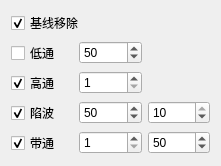
<?xml version="1.0" encoding="UTF-8"?>
<ui version="4.0">
 <class>formtest</class>
 <widget class="QWidget" name="formtest">
  <property name="geometry">
   <rect>
    <x>0</x>
    <y>0</y>
    <width>221</width>
    <height>154</height>
   </rect>
  </property>
  <property name="windowTitle">
   <string>Form</string>
  </property>
  <layout class="QGridLayout" name="gridLayout">
   <property name="sizeConstraint">
    <enum>QLayout::SetDefaultConstraint</enum>
   </property>
   <item row="4" column="2">
    <widget class="QSpinBox" name="sb_band_stop">
     <property name="sizePolicy">
      <sizepolicy hsizetype="Expanding" vsizetype="Fixed">
       <horstretch>2</horstretch>
       <verstretch>0</verstretch>
      </sizepolicy>
     </property>
     <property name="whatsThis">
      <string>bandpass</string>
     </property>
     <property name="minimum">
      <number>1</number>
     </property>
     <property name="maximum">
      <number>100</number>
     </property>
     <property name="value">
      <number>50</number>
     </property>
    </widget>
   </item>
   <item row="4" column="0">
    <widget class="QCheckBox" name="ck_band">
     <property name="sizePolicy">
      <sizepolicy hsizetype="Expanding" vsizetype="Fixed">
       <horstretch>1</horstretch>
       <verstretch>0</verstretch>
      </sizepolicy>
     </property>
     <property name="whatsThis">
      <string>isbandpass</string>
     </property>
     <property name="text">
      <string>带通</string>
     </property>
     <property name="checked">
      <bool>true</bool>
     </property>
    </widget>
   </item>
   <item row="1" column="0">
    <widget class="QCheckBox" name="ck_low">
     <property name="sizePolicy">
      <sizepolicy hsizetype="Expanding" vsizetype="Fixed">
       <horstretch>1</horstretch>
       <verstretch>0</verstretch>
      </sizepolicy>
     </property>
     <property name="whatsThis">
      <string>islowpass</string>
     </property>
     <property name="text">
      <string>低通</string>
     </property>
    </widget>
   </item>
   <item row="3" column="0">
    <widget class="QCheckBox" name="ck_notch">
     <property name="sizePolicy">
      <sizepolicy hsizetype="Expanding" vsizetype="Fixed">
       <horstretch>1</horstretch>
       <verstretch>0</verstretch>
      </sizepolicy>
     </property>
     <property name="whatsThis">
      <string>isbandstop</string>
     </property>
     <property name="text">
      <string>陷波</string>
     </property>
     <property name="checked">
      <bool>true</bool>
     </property>
    </widget>
   </item>
   <item row="3" column="2">
    <widget class="QSpinBox" name="sb_notch_param">
     <property name="sizePolicy">
      <sizepolicy hsizetype="Expanding" vsizetype="Fixed">
       <horstretch>2</horstretch>
       <verstretch>0</verstretch>
      </sizepolicy>
     </property>
     <property name="whatsThis">
      <string>bandstop</string>
     </property>
     <property name="minimum">
      <number>1</number>
     </property>
     <property name="maximum">
      <number>10</number>
     </property>
     <property name="value">
      <number>10</number>
     </property>
    </widget>
   </item>
   <item row="4" column="1">
    <widget class="QSpinBox" name="sb_band_pass">
     <property name="sizePolicy">
      <sizepolicy hsizetype="Expanding" vsizetype="Fixed">
       <horstretch>2</horstretch>
       <verstretch>0</verstretch>
      </sizepolicy>
     </property>
     <property name="whatsThis">
      <string>bandpass</string>
     </property>
     <property name="buttonSymbols">
      <enum>QAbstractSpinBox::UpDownArrows</enum>
     </property>
     <property name="minimum">
      <number>1</number>
     </property>
     <property name="maximum">
      <number>100</number>
     </property>
    </widget>
   </item>
   <item row="2" column="0">
    <widget class="QCheckBox" name="ck_high">
     <property name="sizePolicy">
      <sizepolicy hsizetype="Expanding" vsizetype="Fixed">
       <horstretch>1</horstretch>
       <verstretch>0</verstretch>
      </sizepolicy>
     </property>
     <property name="whatsThis">
      <string>ishighpass</string>
     </property>
     <property name="text">
      <string>高通</string>
     </property>
     <property name="checked">
      <bool>true</bool>
     </property>
    </widget>
   </item>
   <item row="3" column="1">
    <widget class="QSpinBox" name="sb_notch_cutoff">
     <property name="sizePolicy">
      <sizepolicy hsizetype="Expanding" vsizetype="Fixed">
       <horstretch>2</horstretch>
       <verstretch>0</verstretch>
      </sizepolicy>
     </property>
     <property name="whatsThis">
      <string>bandstop</string>
     </property>
     <property name="minimum">
      <number>40</number>
     </property>
     <property name="maximum">
      <number>60</number>
     </property>
     <property name="value">
      <number>50</number>
     </property>
    </widget>
   </item>
   <item row="1" column="1">
    <widget class="QSpinBox" name="sb_low">
     <property name="sizePolicy">
      <sizepolicy hsizetype="Expanding" vsizetype="Fixed">
       <horstretch>2</horstretch>
       <verstretch>0</verstretch>
      </sizepolicy>
     </property>
     <property name="whatsThis">
      <string>lowpass</string>
     </property>
     <property name="minimum">
      <number>1</number>
     </property>
     <property name="maximum">
      <number>100</number>
     </property>
     <property name="value">
      <number>50</number>
     </property>
    </widget>
   </item>
   <item row="2" column="1">
    <widget class="QSpinBox" name="sb_high">
     <property name="sizePolicy">
      <sizepolicy hsizetype="Expanding" vsizetype="Fixed">
       <horstretch>2</horstretch>
       <verstretch>0</verstretch>
      </sizepolicy>
     </property>
     <property name="whatsThis">
      <string>highpass</string>
     </property>
     <property name="minimum">
      <number>1</number>
     </property>
     <property name="maximum">
      <number>50</number>
     </property>
     <property name="value">
      <number>1</number>
     </property>
    </widget>
   </item>
   <item row="0" column="0" colspan="3">
    <widget class="QCheckBox" name="ck_baseline">
     <property name="sizePolicy">
      <sizepolicy hsizetype="Expanding" vsizetype="Fixed">
       <horstretch>2</horstretch>
       <verstretch>0</verstretch>
      </sizepolicy>
     </property>
     <property name="whatsThis">
      <string>isbaseline</string>
     </property>
     <property name="text">
      <string>基线移除</string>
     </property>
     <property name="checked">
      <bool>true</bool>
     </property>
    </widget>
   </item>
  </layout>
 </widget>
 <resources/>
 <connections/>
</ui>
